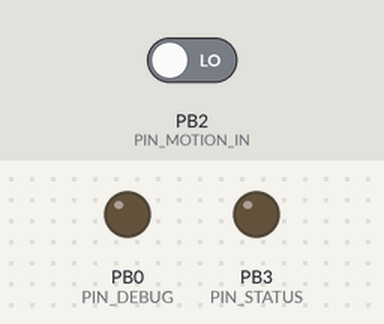
Bench run of a sketch on a simulated ATtiny85, built with avr-gcc and run on an emulated ATtiny85. Shown: output pins drawn as LEDs (lit = HIGH). The test bench sets the inputs (shaded band); at power-on: PB2 (PIN_MOTION_IN) LOW.

Above: at 1.2 s.
1.3 s: PB2 (PIN_MOTION_IN) driven HIGH
At 2.5 s:
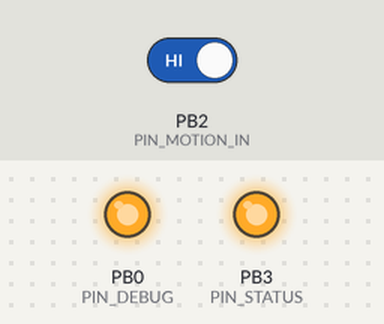
2.8 s: PB2 (PIN_MOTION_IN) driven LOW
At 3.7 s:
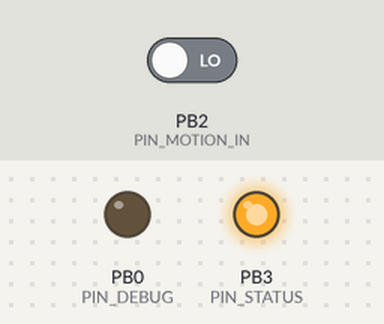
Timing chart, 0 to 34.3 s (numbered marks = the images above; inputs shaded):
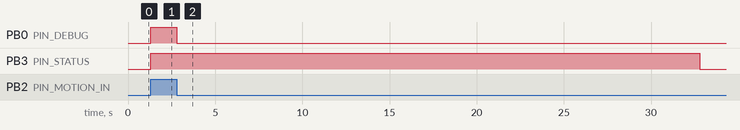

Measured:
- after the input at 1.3 s, PB0 (PIN_DEBUG), PB3 (PIN_STATUS): LOW → HIGH at once
- after the input at 2.8 s, PB0 (PIN_DEBUG): HIGH → LOW at once; PB3 (PIN_STATUS): HIGH → LOW after 30.0 s

The sketch:

pir_mains_powered.ino
```cpp
/**
 * Use Attiny85 core from here:
 * https://github.com/SpenceKonde/ATTinyCore
 *
 * Install with the boards manager:
 * http://drazzy.com/package_drazzy.com_index.json
 *
 */


#define CODE_NUMBER 1   // top dial
#define CHANNEL_NUMBER 2 // bottom dial

#if defined( __AVR_ATtiny85__ )
  #define __AVR_ATtinyX5__ 1 // For RCSwitch
#endif

// RC Switch library form https://github.com/sui77/rc-switch
#include <RCSwitch.h>

#define PIN_MOTION_IN 2

#if defined( __AVR_ATtiny85__ )
  #define PIN_POWER 1
  #define PIN_RADIO_OUT 4
  #define PIN_DEBUG 0
  #define PIN_STATUS 3 // Not using it as an analog input
#else
  #define PIN_POWER 6
  #define PIN_RADIO_OUT 7
  #define PIN_DEBUG 1
  #define PIN_STATUS 3
#endif

byte num_transmissions = 2; // How many times to send the command.
byte state = 0; // 0 = off, 1 = on


RCSwitch mySwitch = RCSwitch();

unsigned long previousMillis = 0;
const long interval = 30000; // How long to stay on


void setup() {

  // Turn off everything but timers
  ADCSRA = 0;  // disable ADC
  //power_all_disable();
  //power_timer0_enable();
  //power_timer1_enable();
  //power_timer2_enable();

  pinMode(PIN_MOTION_IN, INPUT);

  pinMode(PIN_DEBUG, OUTPUT);
  pinMode(PIN_STATUS, OUTPUT);

  // No power switch in this configuration
  pinMode(PIN_POWER, INPUT);


  digitalWrite(PIN_DEBUG, LOW);

  // Transmitter enable
  mySwitch.enableTransmit(PIN_RADIO_OUT);

}

void loop() {

 unsigned long currentMillis = millis();


  if (digitalRead(PIN_MOTION_IN)) {
    digitalWrite(PIN_DEBUG, HIGH);

    // reset the timer
    previousMillis = currentMillis;

    // Movement happening.
    if (state == 0) {
      // Previously there was no movement,
      // so change state and turn stuff on.
      state = 1;


      // Turn on the indicator leds
      digitalWrite(PIN_STATUS, HIGH);

      for (int i = 0; i < num_transmissions; i++) {
        mySwitch.switchOn(CODE_NUMBER, CHANNEL_NUMBER);
        // Allow time for transmission
        delay(250);
      }
    }
  } else {
    digitalWrite(PIN_DEBUG, LOW);

    if (currentMillis - previousMillis >= interval) {
      previousMillis = currentMillis;

      // No movement.
      if (state == 1) {
        // Previously there was movement,
        // so change state and turn stuff off.
        state = 0;

        // Turn off the indicator leds
        digitalWrite(PIN_STATUS, LOW);

        for (int i = 0; i < num_transmissions; i++) {
          mySwitch.switchOff(CODE_NUMBER, CHANNEL_NUMBER);
          // Allow time for transmission
          delay(250);
        }
      }
    }

  }

}
```
